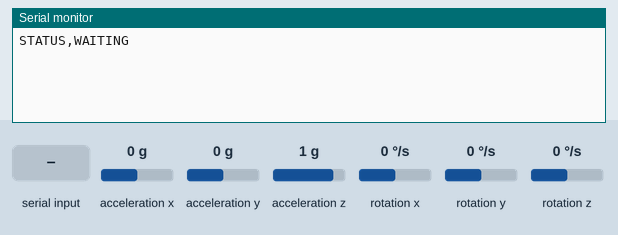
Simulated run of this sketch. Board: ESP32. On the bench: the last lines printed to the serial monitor. The inputs (shaded band) are chosen by the test bench; at power-on: acceleration x 0 g, acceleration y 0 g, rotation z 0 °/s, acceleration z 1 g, rotation x 0 °/s, rotation y 0 °/s.

Above: at 1.2 s.
1.3 s: "C,1\n" received over Serial
At 3.1 s:
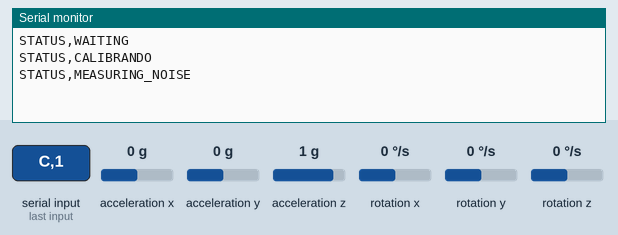
6.8 s: acceleration x set to -1.4 g
At 7.9 s:
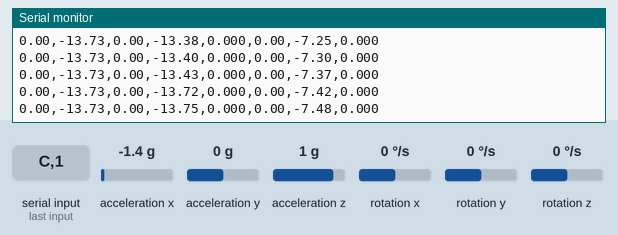
8.3 s: acceleration y set to -1.4 g
At 9.3 s:
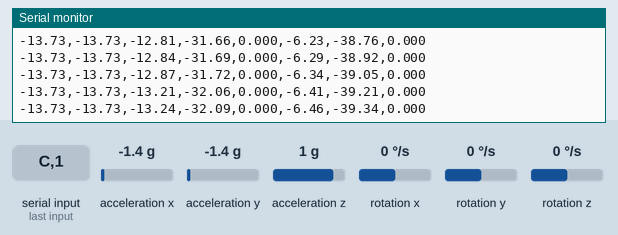
9.8 s: rotation z set to -192 °/s
At 10.7 s:
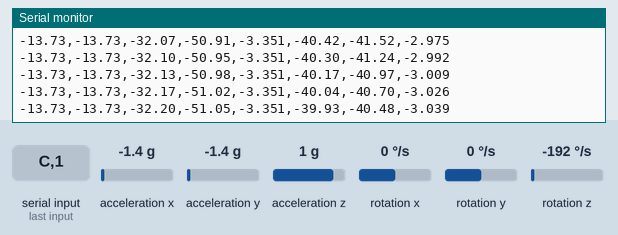
Timing chart, 0 to 12.3 s (numbered marks = the images above; inputs shaded):
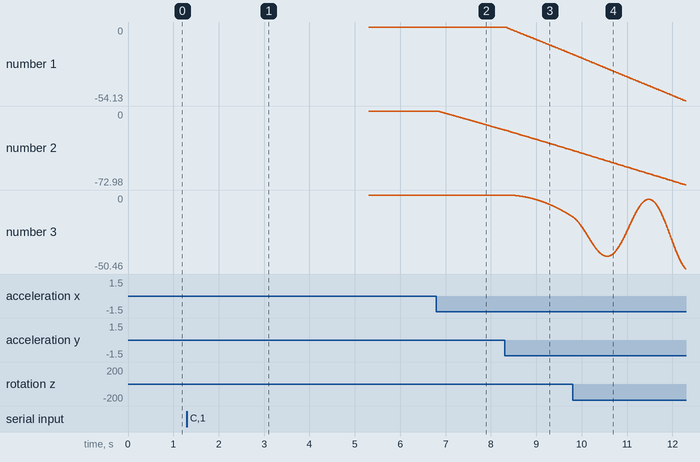

The sketch:

PEPE_MPU6050.ino
```cpp
#include <Arduino.h>
#include <Wire.h>
#include <MPU6050_light.h>

// ==================== CONSTANTES ====================
#define BAUD_RATE           115200
#define ACCEL_WINDOW        20
#define GYRO_WINDOW         10
#define VEL_WINDOW          10

enum State {WAITING, CALIBRATING, MEASURING_NOISE, RUNNING};
State state = WAITING;

// ==================== OBJETOS Y VARIABLES ====================
MPU6050 mpu(Wire);
bool imu_calibrated = false;
unsigned long last_time = 0;

float ax_history[ACCEL_WINDOW] = {0};
float ay_history[ACCEL_WINDOW] = {0};
float wz_history[GYRO_WINDOW] = {0};
int accel_idx = 0, gyro_idx = 0, vel_idx = 0;

// Buffers para velocidad lineal
float vx_history[VEL_WINDOW] = {0};
float vy_history[VEL_WINDOW] = {0};

// Umbrales de ruido y medias de referencia (calculados en fase MEASURING_NOISE)
float threshold_ax = 0.5, threshold_ay = 0.5, threshold_wz = 0.5;
float threshold_vx = 0.5, threshold_vy = 0.5;
float ref_ax = 0, ref_ay = 0, ref_wz = 0;

// Variables para la fase de medición de ruido
unsigned long noise_start_time = 0;
const unsigned long NOISE_DURATION = 3000;
float max_abs_ax = 0, max_abs_ay = 0, max_abs_wz = 0;
float max_abs_vx = 0, max_abs_vy = 0;
float sum_ax = 0, sum_ay = 0, sum_wz = 0;
int noise_sample_count = 0;

// Variables de integración (redondeo a precisión real)
float vx = 0.0, vy = 0.0;
float px = 0.0, py = 0.0;
float theta = 0.0;

// Funciones para redondear a una precisión determinada
inline float roundTo(float val, int decimals) {
  float multiplier = powf(10.0, decimals);
  return roundf(val * multiplier) / multiplier;
}

void resetEstimations() {
  vx = vy = 0.0;
  px = py = 0.0;
  theta = 0.0;
  for (int i = 0; i < ACCEL_WINDOW; i++) ax_history[i] = ay_history[i] = 0.0;
  for (int i = 0; i < GYRO_WINDOW; i++) wz_history[i] = 0.0;
  for (int i = 0; i < VEL_WINDOW; i++) vx_history[i] = vy_history[i] = 0.0;
  accel_idx = gyro_idx = vel_idx = 0;
}

void setup() {
  Serial.begin(BAUD_RATE);
  Wire.begin(11, 17);
  Wire.setClock(50000);

  mpu.begin();
  Serial.println("STATUS,WAITING");
}

void loop() {
  if (Serial.available()) {
    String cmd = Serial.readStringUntil('\n');
    cmd.trim();
    if (cmd.startsWith("C,1")) {
      Serial.println("STATUS,CALIBRANDO");
      mpu.calcOffsets();
      imu_calibrated = true;
      last_time = millis();
      resetEstimations();
      state = MEASURING_NOISE;
      noise_start_time = millis();
      max_abs_ax = max_abs_ay = max_abs_wz = 0;
      max_abs_vx = max_abs_vy = 0;
      sum_ax = sum_ay = sum_wz = 0;
      noise_sample_count = 0;
      Serial.println("STATUS,MEASURING_NOISE");
    }
  }

  if (state == WAITING) return;

  mpu.update();
  unsigned long now = millis();
  float dt = (now - last_time) / 1000.0;
  last_time = now;
  if (dt <= 0 || dt > 0.1) return;

  // --- Lectura cruda de sensores ---
  // Aceleración (intercambio X/Y, conversión a m/s² y redondeo a 0.01)
  float ay_raw = roundTo(mpu.getAccX() * 9.80665, 2);
  float ax_raw = roundTo(mpu.getAccY() * 9.80665, 2);
  // Velocidad angular (redondeo a 0.001 rad/s)
  float wz_raw = roundTo(mpu.getGyroZ() * PI / 180.0, 3);

  if (state == MEASURING_NOISE) {
    // Acumular estadísticas de ruido
    max_abs_ax = max(max_abs_ax, fabs(ax_raw));
    max_abs_ay = max(max_abs_ay, fabs(ay_raw));
    max_abs_wz = max(max_abs_wz, fabs(wz_raw));
    sum_ax += ax_raw; sum_ay += ay_raw; sum_wz += wz_raw;

    // Integrar velocidad (todavía sin corregir offset) para medir deriva
    vx += ax_raw * dt;
    vy += ay_raw * dt;
    max_abs_vx = max(max_abs_vx, fabs(vx));
    max_abs_vy = max(max_abs_vy, fabs(vy));
    noise_sample_count++;

    if (now - noise_start_time >= NOISE_DURATION) {
      // Calcular umbrales
      threshold_ax = roundTo(max_abs_ax * 1.2, 2);
      threshold_ay = roundTo(max_abs_ay * 1.2, 2);
      threshold_wz = roundTo(max_abs_wz * 1.2, 3);
      // Umbral de velocidad: margen adicional por la integración de deriva
      threshold_vx = roundTo(max_abs_vx * 1.5, 2);
      threshold_vy = roundTo(max_abs_vy * 1.5, 2);

      // Referencias de offset
      ref_ax = roundTo(sum_ax / noise_sample_count, 2);
      ref_ay = roundTo(sum_ay / noise_sample_count, 2);
      ref_wz = roundTo(sum_wz / noise_sample_count, 3);

      // Reiniciar velocidades acumuladas durante el ruido
      vx = 0; vy = 0;
      for (int i = 0; i < VEL_WINDOW; i++) vx_history[i] = vy_history[i] = 0;

      state = RUNNING;
      Serial.println("STATUS,OK");
      // Cabecera: ax, ay, vx, vy, wz, px, py, theta
      Serial.println("ax,ay,vx,vy,wz,px,py,theta");
    }
    return;
  }

  // --- Corrección de offset (valores ya redondeados) ---
  float ax_corrected = ax_raw - ref_ax;
  float ay_corrected = ay_raw - ref_ay;
  float wz_corrected = wz_raw - ref_wz;

  // --- Filtro de umbral en aceleración y giro ---
  float ax_filt = (fabs(ax_corrected) <= threshold_ax) ? 0.0 : roundTo(ax_corrected, 2);
  float ay_filt = (fabs(ay_corrected) <= threshold_ay) ? 0.0 : roundTo(ay_corrected, 2);
  float wz_filt = (fabs(wz_corrected) <= threshold_wz) ? 0.0 : roundTo(wz_corrected, 3);

  // --- Integración de velocidad lineal (redondeada tras cada paso) ---
  vx += ax_filt * dt;
  vy += ay_filt * dt;
  vx = roundTo(vx, 2);
  vy = roundTo(vy, 2);

  // --- Suavizado de velocidad (media móvil) ---
  vx_history[vel_idx] = vx;
  vy_history[vel_idx] = vy;
  vel_idx = (vel_idx + 1) % VEL_WINDOW;

  int n = (vel_idx == 0) ? VEL_WINDOW : vel_idx;
  if (n == 0) n = 1;
  float vx_smooth = 0, vy_smooth = 0;
  for (int i = 0; i < n; i++) { vx_smooth += vx_history[i]; vy_smooth += vy_history[i]; }
  vx_smooth = roundTo(vx_smooth / n, 2);
  vy_smooth = roundTo(vy_smooth / n, 2);

  // --- Filtro de umbral en velocidad (elimina deriva residual) ---
  vx_smooth = (fabs(vx_smooth) <= threshold_vx) ? 0.0 : vx_smooth;
  vy_smooth = (fabs(vy_smooth) <= threshold_vy) ? 0.0 : vy_smooth;

  // --- Integración de orientación (theta) ---
  theta += wz_filt * dt;
  theta = roundTo(theta, 3);
  while (theta > PI) theta -= 2*PI;
  while (theta < -PI) theta += 2*PI;

  // --- Integración de posición (redondeo tras cada paso) ---
  float dx = (vx_smooth * cos(theta) - vy_smooth * sin(theta)) * dt;
  float dy = (vx_smooth * sin(theta) + vy_smooth * cos(theta)) * dt;
  px += dx;  py += dy;
  px = roundTo(px, 2);
  py = roundTo(py, 2);

  // --- Salida con formatos que ya limitan los decimales mostrados ---
  Serial.printf("%.2f,%.2f,%.2f,%.2f,%.3f,%.2f,%.2f,%.3f\n",
                ax_filt, ay_filt,      // m/s² (2 decimales)
                vx_smooth, vy_smooth,  // m/s (2 decimales)
                wz_filt,               // rad/s (3 decimales)
                px, py, theta);        // m (2 decimales), rad (3 decimales)
}
```

Measured:
- after the input at 1.3 s, the serial monitor: prints a new line at once (image 1)
- after the input at 6.8 s, the serial monitor: prints a new line at once (image 2)
- plotted number 2: 0 → -18.6 after the input at 6.8 s
